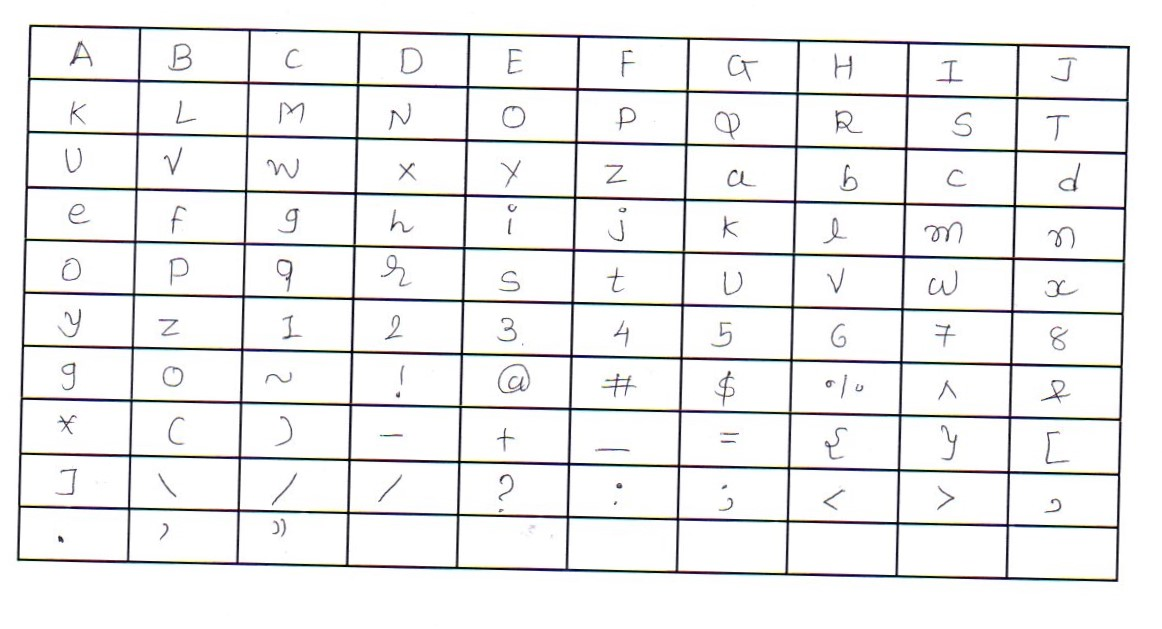
#> input picture Infosys.CharacterRecognition/Input_Handwriting/Character/8_Handwriting.jpg, 1162 x 629 px
$ python Crop_CharacterInput.py
#> lines starting #> are read from the running program, lines starting #| are printed output that depends on the picture; after the words box and inside, x2 and y2 are one past the last pixel; in counts of white or black regions, pixels touching at a corner belong together
import cv2
import os
Name_List=['CapA','CapB','CapC','CapD','CapE','CapF','CapG','CapH','CapI','CapJ','CapK','CapL','CapM','CapN','CapO','CapP','CapQ','CapR','CapS','CapT','CapU','CapV','CapW','CapX','CapY','CapZ','a','b','c','d','e','f','g','h','i','j','k','l','m','n','o','p','q','r','s','t','u','v','w','x','y','z','1','2','3','4','5','6','7','8','9','0','tilt','exclaim','at','hash','dollor','perc','power','and','star','roundopen','roundclose','hiphen','plus','underscore','equal','curlyopen','curlyclose','squareopen','squareclose','bslash','pipe','fslash','que','colon','semicolon','lt','gt','comma','dot','singlequote','doublequote','blanck']
BLACK_THRESHOLD = 200
MIN_SIZE = 30
MAX_SIZE = 300
THIN_THRESHOLD = max(10, MIN_SIZE)
FILE_NAME = "8_Handwriting.jpg"
PADDING = 5

cropped_Image_Location = "E:/Projects/Handwritten_Text_Creation/Infosys.CharacterRecognition/Input_Handwriting/Character"

# Sort Contours on the basis of their x-axis coordinates in ascending order
def sort_contours(contours):
    # construct the list of bounding boxes and sort them from top to bottom
    boundingBoxes = [cv2.boundingRect(c) for c in contours]
    (contours, boundingBoxes) = zip(*sorted(zip(contours, boundingBoxes), key=lambda b: b[1][1], reverse=False))
    # return the list of sorted contours
    return contours


img = cv2.imread("Input_Handwriting/Character/"+FILE_NAME)
#> img is the input picture: shape (629, 1162, 3); mean B, G, R 238.4, 238.3, 238.2
gray = cv2.cvtColor(img, cv2.COLOR_BGR2GRAY) # Don't use magic numbers
thresh = cv2.threshold(gray, thresh=BLACK_THRESHOLD, maxval=255, type=cv2.THRESH_BINARY_INV)[1]
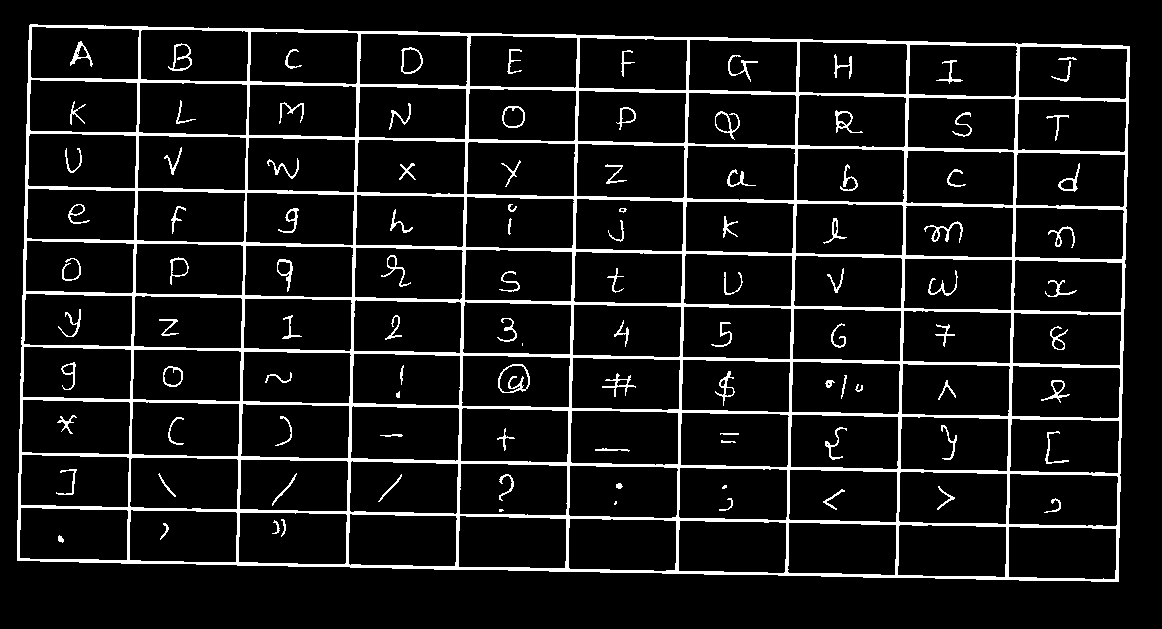
#> thresh: shape (629, 1162); 9.2% white; 107 white regions (5 under 20 px)

# Find the contours
contours, hierarchy = cv2.findContours(thresh, cv2.RETR_CCOMP, cv2.CHAIN_APPROX_SIMPLE)
#> contours = 236 contours, 17 with area under 20; largest, box (x1, y1, x2, y2) and area: (17, 24, 1130, 582) 590194, (27, 133, 137, 189) 5730, (686, 145, 796, 201) 5718, (1015, 152, 1126, 208) 5716, (21, 399, 131, 455) 5716

hierarchy = hierarchy[0]  # get the actual inner list of hierarchy descriptions

# Grab only the innermost child components
inner_contours = [c[0] for c in zip(contours, hierarchy) if c[1][3] > 0]
#> inner_contours = 129 contours, 4 with area under 20; largest, box (x1, y1, x2, y2) and area: (27, 133, 137, 189) 5730, (686, 145, 796, 201) 5718, (1015, 152, 1126, 208) 5716, (21, 399, 131, 455) 5716, (356, 139, 466, 195) 5712

sorted_contours = sort_contours(inner_contours)
#> in sort_contours, `boundingBoxes = [cv2.boundingRect(c) for c in contours]`: boundingBoxes = 129 items, first 6: (826, 443, 3, 3), (1052, 381, 12, 12), (827, 382, 4, 4), (616, 379, 12, 8), (724, 387, 10, 10), (720, 379, 6, 8)
#> in sort_contours, `(contours, boundingBoxes) = zip(*sorted(zip(contours, boundingBoxes), ..`: contours has the same summary as inner_contours outside sort_contours; boundingBoxes = 129 items, first 6: (30, 26, 110, 54), (140, 29, 109, 53), (249, 31, 110, 54), (359, 33, 110, 54), (469, 35, 109, 54), (578, 37, 110, 54)
#> sorted_contours has the same summary as inner_contours
j=''
i = 0
# For each contour, find the bounding rectangle and extract it
dir=cropped_Image_Location+"CroppedImages/Character/"+str(FILE_NAME[0])+"_style"
if not os.path.exists(dir):
    os.mkdir(dir)
for contour in sorted_contours:
    x, y, w, h = cv2.boundingRect(contour)

    # Skip thin contours (vertical and horizontal lines)
    if (h < THIN_THRESHOLD) or (w < THIN_THRESHOLD):
        continue
    if (h > MAX_SIZE) and (w > MAX_SIZE):
        continue
    if i>93:

         continue
    roi = img[(y + PADDING):(y + h - PADDING), (x + PADDING):(x + w - PADDING)]
    j = Name_List[i]

    print(j)
    cv2.imwrite(cropped_Image_Location + "CroppedImages/Character/" + str(FILE_NAME[0]) + "_style/" + str(j) + "_handwriting.jpg",roi)
    i += 1
#> this loop made 129 passes
#> (x, y, w, h, j) on passes 1, 2, 3, 4, 5, 6, 7, 8, 10, 12, 15, 16: (30, 26, 110, 54, 'CapA'), (140, 29, 109, 53, 'CapB'), (249, 31, 110, 54, 'CapC'), (359, 33, 110, 54, 'CapD'), (469, 35, 109, 54, 'CapE'), (578, 37, 110, 54, 'CapF'), (688, 39, 110, 54, 'CapG'), (798, 41, 110, 54, 'CapH'), (908, 44, 110, 54, 'CapI'), (1018, 46, 110, 54, 'CapJ'), (29, 79, 109, 54, 'CapK'), (138, 82, 110, 54, 'CapL')
#> (x, y, w, h) on passes 9, 11, 13, 14, 25, 26: (173, 44, 18, 26), (77, 45, 11, 13), (402, 48, 20, 25), (76, 51, 3, 4), (503, 107, 21, 20), (621, 108, 14, 15)
#| CapA
#| CapB
#| CapC
#| CapD
#| CapE
#| CapF
#| CapG
#| CapH
#> (further printed lines are left out)
#> pass 1, `roi = img[(y + PADDING):(y + h - PADDING), (x + PADDING):(x + w - PADD..`:
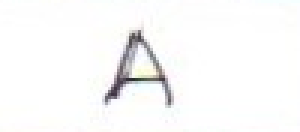
#> roi: shape (44, 100, 3) (shown 3 times larger); mean B, G, R 248.9, 249, 249.1
#> pass 2, `roi = img[(y + PADDING):(y + h - PADDING), (x + PADDING):(x + w - PADD..`:
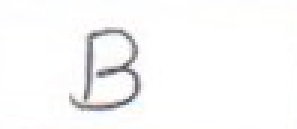
#> roi: shape (43, 99, 3) (shown 3 times larger); mean B, G, R 248.5, 248.5, 248.6
#> pass 3, `roi = img[(y + PADDING):(y + h - PADDING), (x + PADDING):(x + w - PADD..`:
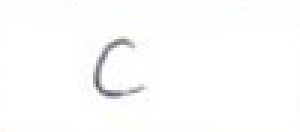
#> roi: shape (44, 100, 3) (shown 3 times larger); mean B, G, R 252, 252.2, 252.3
#> after the loop, i = 94

$ run again, with Infosys.CharacterRecognition/CroppedImages/3_style/TEST.jpg copied over Infosys.CharacterRecognition/Input_Handwriting/Character/8_Handwriting.jpg
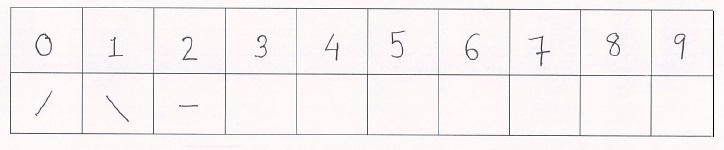
#> input picture Infosys.CharacterRecognition/CroppedImages/3_style/TEST.jpg, 724 x 150 px
#> img is the input picture: shape (150, 724, 3); mean B, G, R 242.3, 241.4, 246.8
#> `thresh = cv2.threshold(gray, thresh=BLACK_THRESHOLD, maxval=255, type=..`:
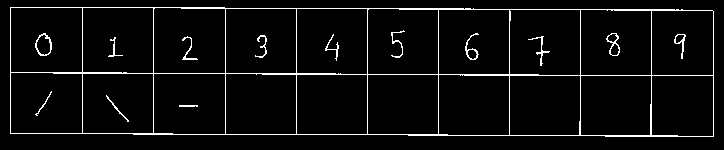
#> thresh: shape (150, 724); 4.7% white in thin lines or dots, all inside (x1, y1, x2, y2) = (10, 7, 714, 137)
#> `contours, hierarchy = cv2.findContours(thresh, cv2.RETR_CCOMP, cv2.CHA..`: contours = 39 contours, 2 with area under 20; largest, box (x1, y1, x2, y2) and area: (10, 7, 714, 137) 88808, (153, 7, 226, 74) 4704, (10, 7, 83, 73) 4678, (509, 9, 581, 76) 4644, (580, 9, 652, 76) 4644
#> inner_contours = 25 contours; largest, box (x1, y1, x2, y2) and area: (153, 7, 226, 74) 4704, (10, 7, 83, 73) 4678, (509, 9, 581, 76) 4644, (580, 9, 652, 76) 4644, (367, 8, 439, 75) 4643
#> in sort_contours, `boundingBoxes = [cv2.boundingRect(c) for c in contours]`: boundingBoxes = 25 items, first 6: (675, 34, 10, 10), (610, 43, 10, 13), (607, 33, 11, 10), (467, 49, 11, 11), (36, 34, 15, 22), (651, 75, 63, 62)
#> in sort_contours, `(contours, boundingBoxes) = zip(*sorted(zip(contours, boundingBoxes), ..`: contours has the same summary as inner_contours outside sort_contours; boundingBoxes = 25 items, first 6: (153, 7, 73, 67), (82, 7, 72, 67), (10, 7, 73, 66), (367, 8, 72, 67), (296, 8, 72, 67), (225, 8, 72, 66)
#> sorted_contours has the same summary as inner_contours
#> the loop `for contour in sorted_contours:` made 25 passes
#> (printed output is left out)
#> pass 3, `roi = img[(y + PADDING):(y + h - PADDING), (x + PADDING):(x + w - PADD..`:
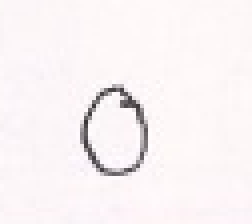
#> roi: shape (56, 63, 3) (shown 4 times larger); mean B, G, R 244.1, 242.8, 248.9
#> after the loop `for contour in sorted_contours:`: i = 20
